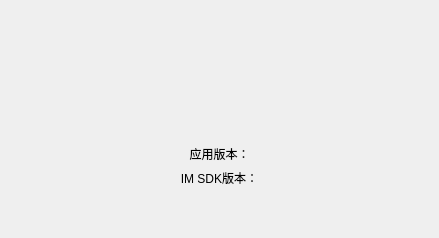
<?xml version="1.0" encoding="UTF-8"?>
<ui version="4.0">
 <class>AboutDlg</class>
 <widget class="QWidget" name="AboutDlg">
  <property name="geometry">
   <rect>
    <x>0</x>
    <y>0</y>
    <width>439</width>
    <height>238</height>
   </rect>
  </property>
  <layout class="QVBoxLayout" name="verticalLayout">
   <item alignment="Qt::AlignHCenter">
    <widget class="QImageLabel" name="logo">
     <property name="minimumSize">
      <size>
       <width>128</width>
       <height>128</height>
      </size>
     </property>
     <property name="maximumSize">
      <size>
       <width>128</width>
       <height>128</height>
      </size>
     </property>
     <property name="pixmap">
      <pixmap resource="../CRIMSDKDemo.qrc">:/Res/logo.svg</pixmap>
     </property>
     <property name="scaledContents">
      <bool>true</bool>
     </property>
    </widget>
   </item>
   <item>
    <widget class="QLabel" name="productVer">
     <property name="sizePolicy">
      <sizepolicy hsizetype="Expanding" vsizetype="Preferred">
       <horstretch>0</horstretch>
       <verstretch>0</verstretch>
      </sizepolicy>
     </property>
     <property name="text">
      <string>应用版本：</string>
     </property>
     <property name="alignment">
      <set>Qt::AlignCenter</set>
     </property>
    </widget>
   </item>
   <item>
    <widget class="QLabel" name="sdkVer">
     <property name="text">
      <string>IM SDK版本：</string>
     </property>
     <property name="alignment">
      <set>Qt::AlignCenter</set>
     </property>
    </widget>
   </item>
   <item>
    <spacer name="verticalSpacer">
     <property name="orientation">
      <enum>Qt::Vertical</enum>
     </property>
     <property name="sizeHint" stdset="0">
      <size>
       <width>20</width>
       <height>20</height>
      </size>
     </property>
    </spacer>
   </item>
  </layout>
 </widget>
 <layoutdefault spacing="6" margin="11"/>
 <customwidgets>
  <customwidget>
   <class>QImageLabel</class>
   <extends>QLabel</extends>
   <header location="global">QImageLabel.h</header>
  </customwidget>
 </customwidgets>
 <resources>
  <include location="../CRIMSDKDemo.qrc"/>
 </resources>
 <connections/>
</ui>
